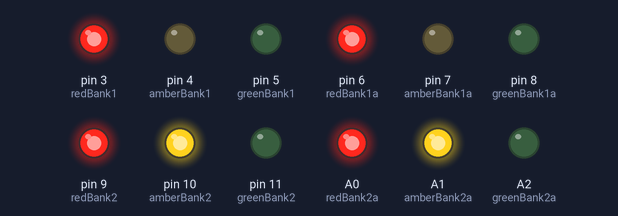
Recording of a sketch running on a simulated Arduino Nano, built with avr-gcc and run on an emulated ATmega328P. On the bench: output pins drawn as LEDs (lit = HIGH).

Above: at 1.0 s.
At 6.5 s:
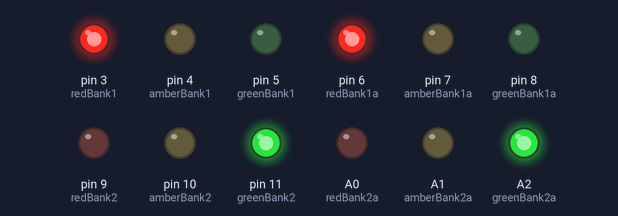
At 12.0 s:
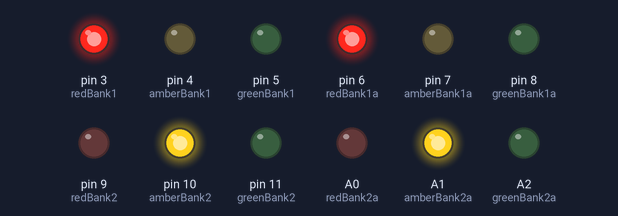
At 14.0 s:
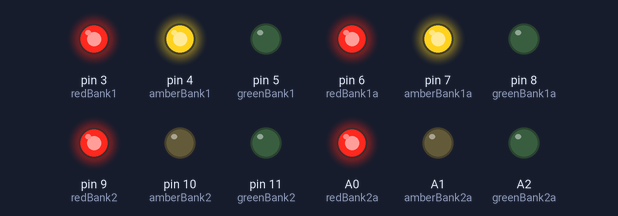
At 22.5 s:
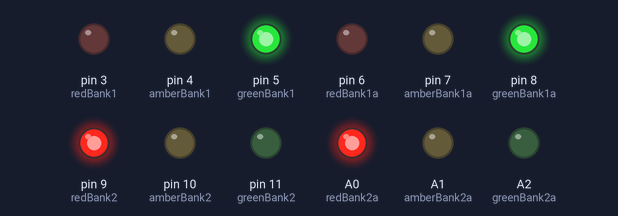
At 31.0 s:
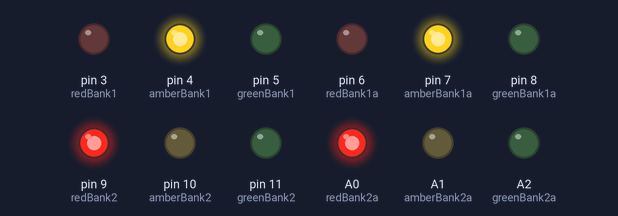
Timing chart, 0 to 41.6 s (numbered marks = the images above):
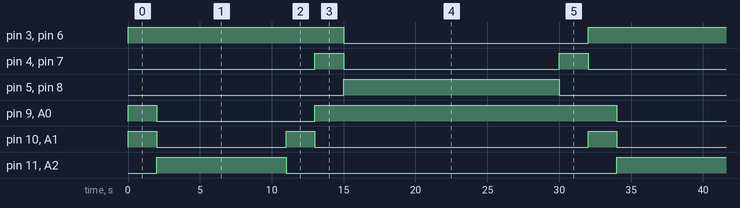

The sketch:

Part_3_4_way_uk_traffic_light_system.ino
```cpp
/* Disclaimer
 * This code is written for an Arduino Nano and has been tested on am Arduino Nano clone.
 * The code may work on other boards but has not been tested on them.
 *
 *
 * The Nano will sit on a sensor shield which makes it easier to access the Input / outputs.
 * And supply the power required for the project.
 * You will also need 4 Red leds, 4 Amber / Yellow leds, and 4 Red leds.
 * You will also required 12 220ohm or 330 ohm resistors to put in series with each led.
 * A suitable power supply for powering the Arduino Nano between 7 - 12 volts. The shield has
 * an on board voltage regulator to supply the correct power to the Arduino.
 *
 * We will not be usings pins 1 and 2 in this project to avoid issues that can arise with  reprogramming
 * the Nano in future as they are used for the USB rx / tx as well by the Arduino.
 */

//Setup the various variables names used in the sketch we will separate the leds into 4 banks.

/*
 * These 9 leds have the positive lead / long lead on led go to the pins marked S on the shield
 * and the negative / short lead connected to the resistor goes to the pin marked G.
 */


//Bank 1 leds
const int redBank1 = 3;
const int amberBank1 = 4;
const int greenBank1 = 5;

//Bank 1A leds
const int redBank1a = 6;
const int amberBank1a = 7;
const int greenBank1a = 8;

//Bank 2 leds
const int redBank2 = 9;
const int amberBank2 = 10;
const int greenBank2 = 11;

/*
 * These 3 leds are being put on the anolog pins for easy wiring.
 * These 3 leds have the positive lead / long lead on led go to the pins marked S on the shield
 * and the negative / short lead connected to the resistor goes to the pin marked G.
 */

//Bank 2A leds
const int redBank2a = A0;
const int amberBank2a = A1;
const int greenBank2a = A2;

/* Variables for the timing delays. I am going to use the delay() function for this code because this
 * sketch has no interrupts. If it did we would use the millis() function with a for loop for the delays.
 * For this example i will setup 3 different time variables for 3 seconds, 19 seconds , and 25 seconds
 */

 const int shortDelay = 2000;
 const int mediumDelay = 9000;
 const int longDelay = 15000;

 // That completes the variables i could have used #define also however that can cause issue sometimes.

void setup() {
  // We now need to setup all the pins as output using pinMode.

  pinMode(redBank1, OUTPUT);
  pinMode(amberBank1, OUTPUT);
  pinMode(greenBank1, OUTPUT);

  pinMode(redBank1a, OUTPUT);
  pinMode(amberBank1a, OUTPUT);
  pinMode(greenBank1a, OUTPUT);

  pinMode(redBank2, OUTPUT);
  pinMode(amberBank2, OUTPUT);
  pinMode(greenBank2, OUTPUT);

  pinMode(redBank2a, OUTPUT);
  pinMode(amberBank2a, OUTPUT);
  pinMode(greenBank2a, OUTPUT);

}

/*
 * Each of the below 6 functions control a single phase within the traffic light sequence and will
 * move one line at a time until the end of the function. Then it will return to the void loop for
 * the next function call
 */

void red1(){
  digitalWrite(redBank1, HIGH);               //red on for 2 seconds
  digitalWrite(amberBank1, LOW);              //amber off this needs to be done due to the final call in void amber1()

  digitalWrite(redBank1a, HIGH);
  digitalWrite(amberBank1a, LOW);

  digitalWrite(redBank2, HIGH);
  digitalWrite(amberBank2, HIGH);

  digitalWrite(redBank2a, HIGH);
  digitalWrite(amberBank2a, HIGH);
  delay(shortDelay);
}

void red2(){
  digitalWrite(redBank1,HIGH);

  digitalWrite(redBank1a,HIGH);

  digitalWrite(redBank2, LOW);
  digitalWrite(amberBank2, LOW);
  digitalWrite(greenBank2, HIGH);

  digitalWrite(redBank2a, LOW);
  digitalWrite(amberBank2a, LOW);
  digitalWrite(greenBank2a, HIGH);
  delay(mediumDelay);
}

void red3(){
  digitalWrite(redBank1, HIGH);

  digitalWrite(redBank1a, HIGH);
  digitalWrite(greenBank2, LOW);
  digitalWrite(amberBank2, HIGH);

  digitalWrite(greenBank2a, LOW);
  digitalWrite(amberBank2a, HIGH);
  delay(shortDelay);
}

void red4(){
  digitalWrite(redBank1, HIGH);
  digitalWrite(amberBank1, HIGH);

  digitalWrite(redBank1a, HIGH);
  digitalWrite(amberBank1a, HIGH);

  digitalWrite(amberBank2, LOW);
  digitalWrite(redBank2, HIGH);

  digitalWrite(amberBank2a, LOW);
  digitalWrite(redBank2a, HIGH);
  delay(shortDelay);
}

void green1(){
  digitalWrite(redBank1, LOW);
  digitalWrite(amberBank1, LOW);
  digitalWrite(greenBank1, HIGH);

  digitalWrite(redBank1a, LOW);
  digitalWrite(amberBank1a, LOW);
  digitalWrite(greenBank1a, HIGH);

  digitalWrite(redBank2, HIGH);

  digitalWrite(redBank2a, HIGH);
  delay(longDelay);
}

void amber1(){
  digitalWrite(greenBank1, LOW);
  digitalWrite(amberBank1, HIGH);

  digitalWrite(greenBank1a, LOW);
  digitalWrite(amberBank1a, HIGH);

  digitalWrite(redBank2 , HIGH);

  digitalWrite(redBank2a , HIGH);
  delay(shortDelay);
}

/*
 * The main loop calls each function1 line at a time it then goes to the function called and works through it one
 * line until it reaches the end of that function. it then returns to the next line in the void loop.
 * Once it completes the last line in the void loop it will return to the first line of the loop.
 */
void loop() {
  red1();
  red2();
  red3();
  red4();
  green1();
  amber1();


}
```

Measured:
- by itself, pin 3 (redBank1), pin 5 (greenBank1), pin 6 (redBank1a), pin 8 (greenBank1a): alternates HIGH for 15.0 s and LOW for 17.0 s
- by itself, pin 4 (amberBank1), pin 7 (amberBank1a): repeats every 32.0 s: LOW 15.0 s, HIGH 2.0 s, LOW 13.0 s, HIGH 2.0 s
- by itself, pin 9 (redBank2), A0 (redBank2a): repeats every 32.0 s: LOW 11.0 s, HIGH 21.0 s
- by itself, pin 10 (amberBank2), A1 (amberBank2a): repeats every 32.0 s: LOW 9.0 s, HIGH 2.0 s, LOW 19.0 s, HIGH 2.0 s
- by itself, pin 11 (greenBank2), A2 (greenBank2a): alternates HIGH for 9.0 s and LOW for 23.0 s
